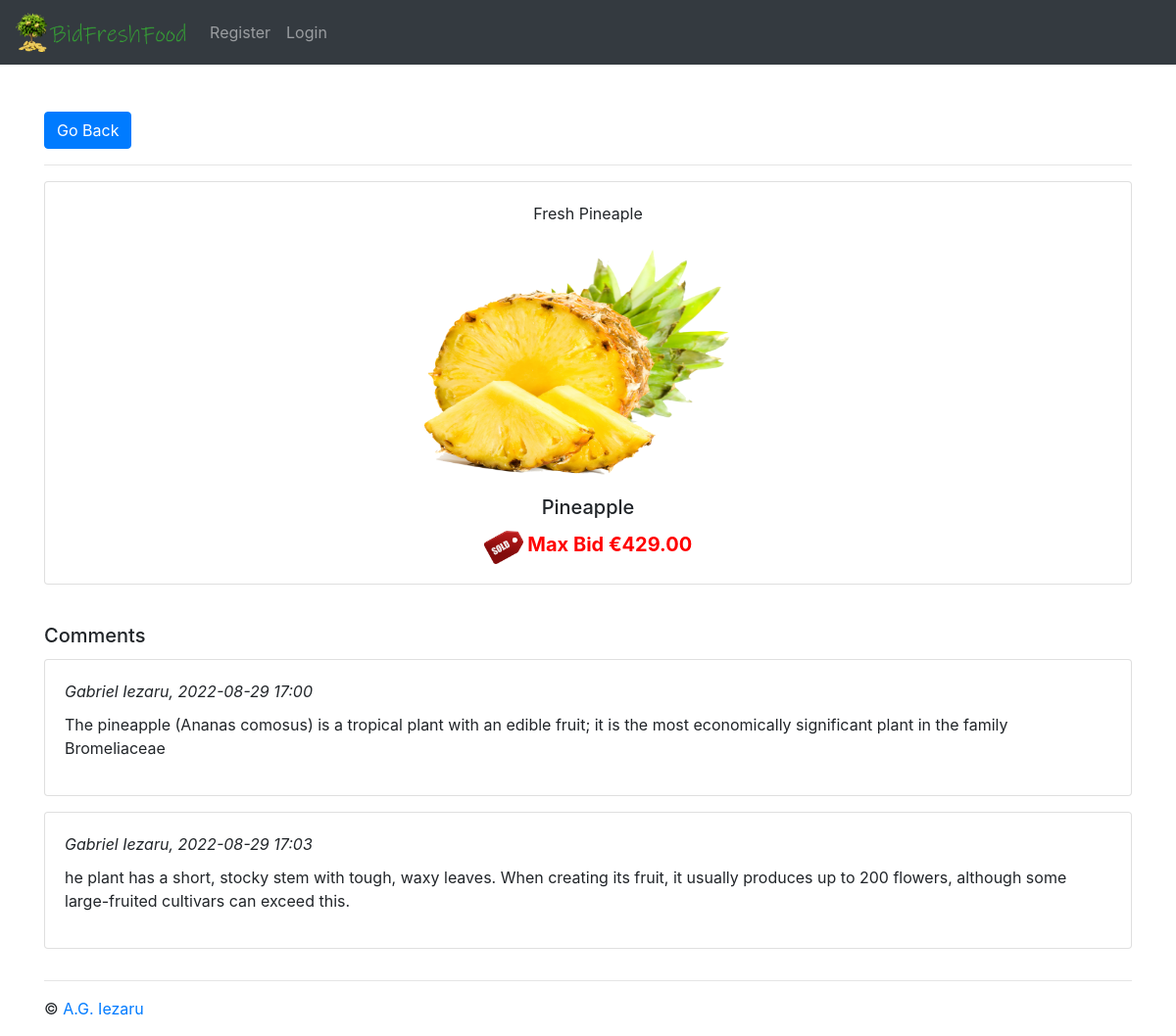
Screenshot of /view-bid/?item_id=5 with the database file from the repository.
### tables this page shows
CREATE TABLE "auctions_listing" ("id" integer NOT NULL PRIMARY KEY AUTOINCREMENT, "datetime" datetime NOT NULL, "title" varchar(64) NOT NULL, "description" varchar(256) NOT NULL, "currentBidValue" decimal NOT NULL, "imageURL" varchar(256) NOT NULL, "isOpen" bool NOT NULL, "user_id" integer NOT NULL REFERENCES "auctions_user" ("id") DEFERRABLE INITIALLY DEFERRED, "winner_id" integer NOT NULL REFERENCES "auctions_user" ("id") DEFERRABLE INITIALLY DEFERRED);

CREATE TABLE "auctions_comment" ("id" integer NOT NULL PRIMARY KEY AUTOINCREMENT, "datetime" datetime NOT NULL, "content" varchar(256) NOT NULL, "listing_id" integer NOT NULL REFERENCES "auctions_listing" ("id") DEFERRABLE INITIALLY DEFERRED, "user_id" integer NOT NULL REFERENCES "auctions_user" ("id") DEFERRABLE INITIALLY DEFERRED);

### bidfreshfood.py (the view)
@app.route("/view-bid/")
def selectItem():
    item_id = int(request.args.get("item_id"))
    item = db.execute(
        "SELECT * FROM auctions_listing where id = :item_id", item_id=item_id
    )
    comments = db.execute(
        "SELECT * FROM auctions_comment where listing_id = :item_id", item_id=item_id
    )
    commentsLen = len(comments)
    users = db.execute("SELECT id,first_name,last_name FROM auctions_user")
    userlist = {}
    for user in users:
        userlist[user["id"]] = [user["first_name"], user["last_name"]]
    if session:
        auctions = db.execute("SELECT * FROM auctions_listing")
        watchList = db.execute(
            "SELECT * FROM auctions_listing_watchListUsers where user_id = :user_id",
            user_id=session["uid"],
        )
        watchListLen = len(watchList)
        activeBids = {}
        bidsSum = 0
        user_bids_sum = 0
        bidMoney = {}
        listings = db.execute(
            "SELECT id, listing_id, value FROM auctions_bid WHERE user_id = :userid",
            userid=session["uid"],
        )
        for listing in listings:
            activeBids[listing["listing_id"]] = [listing["value"], listing["id"]]
            bidMoney[listing["listing_id"]] = listing["value"]
        for bid in bidMoney:
            bidsSum += bidMoney[bid]
        bidsLen = len(bidMoney)
        return render_template(
            "view-bid.html",
            activeBids=activeBids,
            user_bids_sum=user_bids_sum,
            session=session,
            userlist=userlist,
            watchList=watchList,
            watchListLen=watchListLen,
            bidsSum=bidsSum,
            items=item,
            bidsLen=bidsLen,
            auctions=auctions,
            comments=comments,
            commentsLen=commentsLen,
        )
    else:
        return render_template(
            "view-bid.html",
            items=item,
            comments=comments,
            commentsLen=commentsLen,
            userlist=userlist,
        )

### templates/view-bid.html (shortened to what this page needs)
{% extends "base.html" %}
{% block body %}
      <div class="row mainBids" id="bidCard">
      {% for auction in items %}
          <div class="col-sm">
			  <a href="/" stlye="hBack"><button class="btn btn-primary" type="button">Go Back</button></a><hr>
              <div class="card text-center">
                  <div class="card-body">
					<span>{{ auction['description'] }}</span><br>
                      <img src="{{auction["imageURL"]}}" class="bid-big" alt="" />
                      <h5 class="card-title">{{auction["title"]}}</h5>
                      {% if auction["isOpen"] == 1 %}
						<h5 class="card-text price">{{ '{:,.2f}'.format(auction["currentBidValue"]) }}</h4>
                      {% else %}
                        <img src="/static/img/sale-icon.png" width="40px" />
                        <h5 class="card-text price" style="color:red; display:inline">{{ '{:,.2f}'.format(auction["currentBidValue"]) }}</h4>
                      {% endif %}
                  </div>
              </div>
          </div>
      {% endfor %}
      </div>
	  <br><h5 class="card-title">Comments</h5>
	  {% if commentsLen > 0 %}
		  {% for comment in comments %}
		  <div class="row mainBids" style="padding-top:0; border:0; text-align:left" id="bidCard">
			  <div class="col-sm">
				  <div class="card">
					  <div class="card-body">
					    <i>{{ userlist[comment['user_id']] | join(" ") }}, {{ comment['datetime'] }}</i>
						<p class="comment">{{ comment['content'] }}</p>
					  </div>
				  </div>
			  </div>
		  </div>
		  {% endfor %}
	  {% endif %}
    </div>
  </main>
{% endblock %}

### static/css/custom.css (style rules this page uses)
.card { margin-bottom: 1em; }
.price { color: seagreen; font-weight: bold; }
.mainBids { padding-top: 40px; }
.comment { padding-top: 10px; }
.price:before { content: 'Max Bid €'; }
.bid-big { margin-bottom: 10px; width: 400px; height:266px; }

### rows the page displays
auctions_listing: description "Fresh Pineaple", imageURL (picture), title "Pineapple", isOpen False (drawn), currentBidValue "429.00"
auctions_comment: userlist "Gabriel Iezaru", datetime "2022-08-29 17:00", content "The pineapple (Ananas comosus) is a tropical plant with an edible fruit; it is the most economically significant plant in the family Bromeliaceae"
auctions_comment: userlist "Gabriel Iezaru", datetime "2022-08-29 17:03", content "he plant has a short, stocky stem with tough, waxy leaves. When creating its fruit, it usually produces up to 200 flowers, although some large-fruited cultivars can exceed this."
